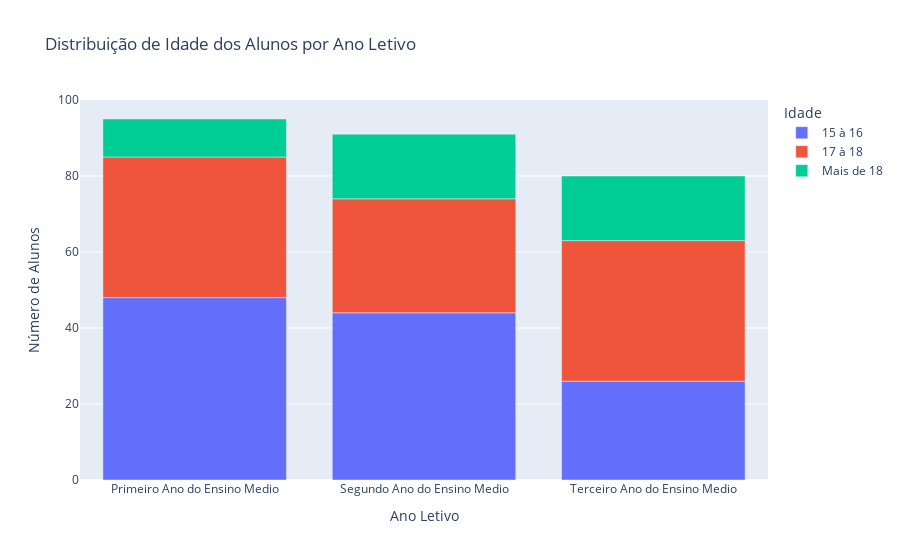

This figure's notebook cell:
### Markdown cell above
### Distribuição das Idades por Ano Letivo

### Code cell
# Agrupar os dados pela 'Ano Letivo' e contar a quantidade de alunos em cada faixa de idade

idade_counts = df_renomeado.groupby(['Idade', 'Ano Letivo']).size().reset_index(name='Contagem')

# Criar o gráfico de barras
fig = px.bar(idade_counts, x='Ano Letivo', y='Contagem', color='Idade',
             title='Distribuição de Idade dos Alunos por Ano Letivo',
             labels={'Idade': 'Idade', 'Contagem': 'Número de Alunos'})

# Exibir o gráfico
fig.show()

### Figure 1 — Plotly figure (JSON) as saved in the notebook; plotly's stock layout.template omitted (floating-point values rounded to 4 significant figures)
{"data": [{"alignmentgroup": "True", "hovertemplate": "Idade=15 à 16<br>Ano Letivo=%{x}<br>Número de Alunos=%{y}<extra></extra>", "legendgroup": "15 à 16", "marker": {"color": "#636efa", "pattern": {"shape": ""}}, "name": "15 à 16", "offsetgroup": "15 à 16", "orientation": "v", "showlegend": true, "textposition": "auto", "type": "bar", "x": ["Primeiro Ano do Ensino Medio", "Segundo Ano do Ensino Medio", "Terceiro Ano do Ensino Medio"], "xaxis": "x", "y": [48, 44, 26], "yaxis": "y"}, {"alignmentgroup": "True", "hovertemplate": "Idade=17 à 18<br>Ano Letivo=%{x}<br>Número de Alunos=%{y}<extra></extra>", "legendgroup": "17 à 18", "marker": {"color": "#EF553B", "pattern": {"shape": ""}}, "name": "17 à 18", "offsetgroup": "17 à 18", "orientation": "v", "showlegend": true, "textposition": "auto", "type": "bar", "x": ["Primeiro Ano do Ensino Medio", "Segundo Ano do Ensino Medio", "Terceiro Ano do Ensino Medio"], "xaxis": "x", "y": [37, 30, 37], "yaxis": "y"}, {"alignmentgroup": "True", "hovertemplate": "Idade=Mais de 18<br>Ano Letivo=%{x}<br>Número de Alunos=%{y}<extra></extra>", "legendgroup": "Mais de 18", "marker": {"color": "#00cc96", "pattern": {"shape": ""}}, "name": "Mais de 18", "offsetgroup": "Mais de 18", "orientation": "v", "showlegend": true, "textposition": "auto", "type": "bar", "x": ["Primeiro Ano do Ensino Medio", "Segundo Ano do Ensino Medio", "Terceiro Ano do Ensino Medio"], "xaxis": "x", "y": [10, 17, 17], "yaxis": "y"}], "layout": {"barmode": "relative", "legend": {"title": {"text": "Idade"}, "tracegroupgap": 0}, "title": {"text": "Distribuição de Idade dos Alunos por Ano Letivo"}, "xaxis": {"anchor": "y", "domain": [0, 1], "title": {"text": "Ano Letivo"}}, "yaxis": {"anchor": "x", "domain": [0, 1], "title": {"text": "Número de Alunos"}}}}
